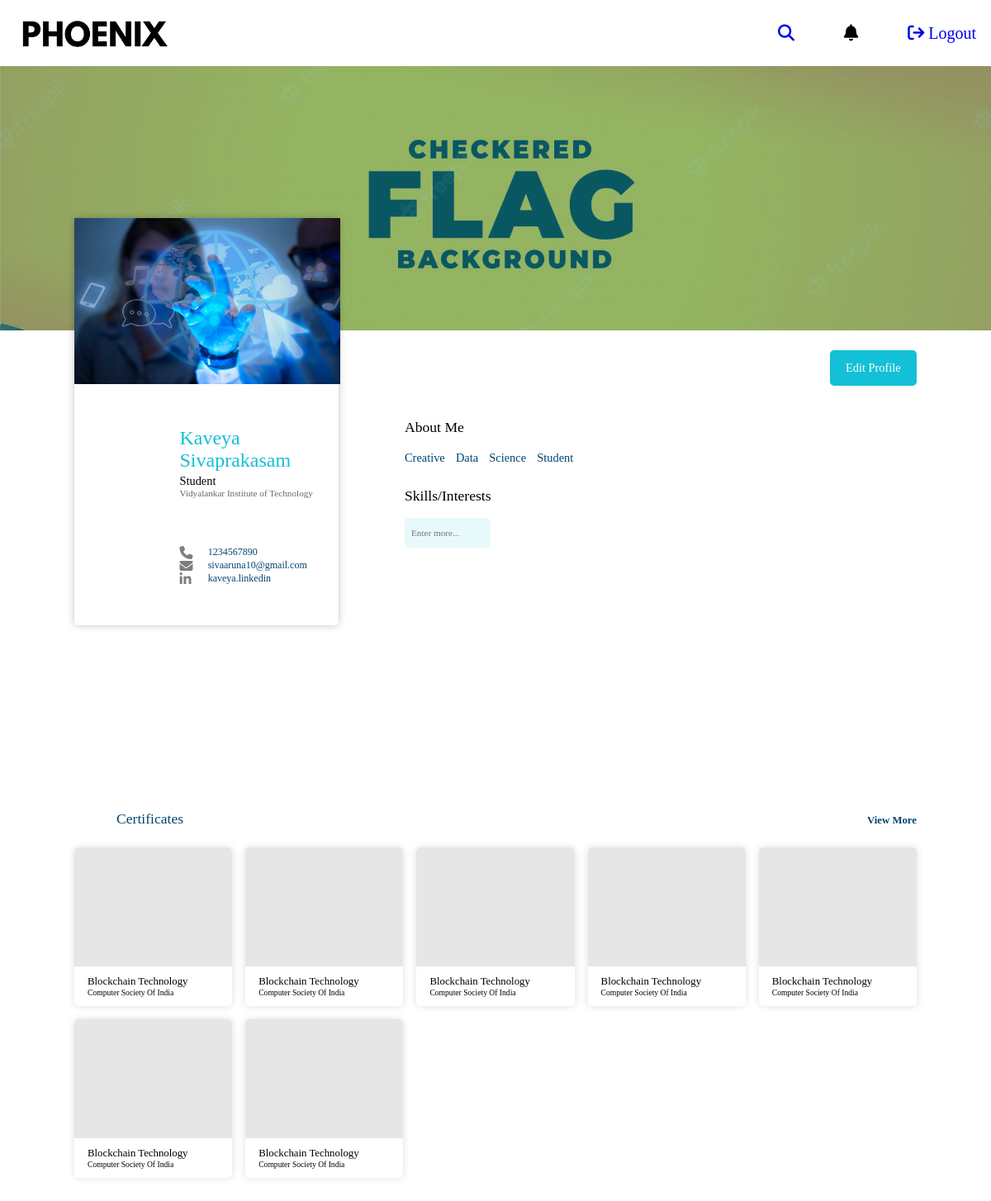
Page /profile/1 (signed in) on the committed database.
### web.py (models this page shows, shortened)
class Client(db.Model):
    id=db.Column(db.Integer, primary_key=True)
    lid=db.Column(db.String(100), db.ForeignKey("login.lid"), nullable=False)
    name = db.Column(db.String(20))
    occupation = db.Column(db.String(20))
    institute= db.Column(db.String(100))
    email = db.Column(db.String(50))
    cover_photo=db.Column(db.String(100))
    profile_photo=db.Column(db.String(100))
    description=db.Column(db.String(5000))
    phoneNo=db.Column(db.Integer)
    linkedin = db.Column(db.String(100))
    gender=db.Column(db.String(100))

### web.py (the view, shortened to what this page needs)
@app.route('/profile/<lid>',methods=['POST','GET'])
def profile(lid):
    skills= ClientInterest.query.filter_by(lid=lid).all()
    client = Client.query.filter_by(lid=session['lid']).first()
    domains=['Artificial Intelligence','Web Developement','Computer Science', 'Machine Learning','Deep Learning','Block Chain','IOE / IOT','Embedded System','Raspberry Pi','Mechanical Robotics','Power Electronics','Antenna','Android','Cloud Computing','Big Data','VLSI','Image Processing','RPA','Cyber Security','Data mining','Industry 4.0','Information Security','Computer Networking','Data Science','Neural Network','Software Engineering']
    notifications=showNotifications(session['lid'])
    return render_template('profilePage.html',client=client, domains=domains, skills=skills, notifications=notifications)

### web.py (called while the page is built)
def showNotifications(lid):
    notifications=db.session.query(Notification).filter_by(lid=lid).all()
    n={}
    for noti in notifications:
        org=db.session.query(Orgdata).filter_by(lid=db.session.query(Event.lid).filter_by(eid=noti.eid).first()[0]).first()
        n[noti]=org
    return n

### templates/profilePage.html (shortened to what this page needs)
<!DOCTYPE html>
<html lang="en">
<head>
    <link rel="stylesheet" href="../static//stylesheet/commonCode.css">
    <link rel="stylesheet" href="../static//stylesheet/profile.css">
    <link rel="stylesheet" href="https://cdnjs.cloudflare.com/ajax/libs/font-awesome/6.1.0/css/all.min.css" />
</head>
<body>
    <div class="main-container-profile">
        <div class="navbar-container">
            <div class="nv-logo" style="display: flex; justify-content: space-between; align-items: center;">
                <img src="../static/images/Logo.png" alt="" >
            </div>
            <div class="nv-links">
                <div class="search-icon"><a href="/search"><i class="fa-solid fa-magnifying-glass"></i></a></div>
                <div class="nv-icons notification-icon"><i class="fa-solid fa-bell"></i>
                </div>
                <a href="/logout" style="text-decoration:none;"><div class="logout-btn"><i class="fa-solid fa-arrow-right-from-bracket"></i> <span class="logout-text">Logout</span> </div></a>
            </div>
        </div>
        <label for="eimg" class="profile-banner-container">
            <div class="profile-banner-background"></div>
            <img class="profile-banner-image" src="../static/images/profile/{{client.cover_photo}}" alt="" style="object-fit: cover; ">
        </label>
        <div class="profile-info-container">
            <div class="profile-info-card-container">
                <div class="card-content-container">
                    <img src="../static/images/profile/{{client.profile_photo}}" alt="" id="profile_photo" style="width: 322px;">
                </div>
                <div class="user-info transition">
                    <div class="user-card-info">
                        <div class="user-card-name">{{client.name}}</div>
                        <div class="user-status">{{client.occupation}}</div>
                        <div class="user-card-institute">{{client.institute}}</div>
                    </div>
                    <div class="user-card-contact">
                        <div class="social-content-container">
                            <div class="user-phone-container social-container"><i class="fa-solid fa-phone"></i> <span class="social-text">{{client.phoneNo}}</span></div>
                            <div class="user-mail-container  social-container"><i class="fa-solid fa-envelope"></i><span class="social-text">{{client.email}}</span></div>
                            <div class="user-linkedin-container social-container"><i class="fa-brands fa-linkedin-in"></i><a class="social-text">{{client.linkedin}}</a></div>
                        </div>
                    </div>
                </div>
            </div>
            <div class="profile-info-content-container">
                <div class="edit-profile-container">
                    <button class="edit-profile-btn">Edit Profile</button>
                </div>
                <div class="user-description-container transition">
                    <div class="desc-container">
                        <div class="desc-heading">About Me</div>
                        <div class="desc-content">{{client.description}}</div>
                    </div>
                    <div class="skills-interest desc-container">
                        <div class="desc-heading">Skills/Interests</div>
                        <div class="skills-tags-container">
                            <form action="{{ url_for('profile',lid=session['lid']) }}" class="skill" id="skill" method="POST" novalidate enctype="multipart/form-data">
                                <input placeholder="Enter more..." type="text" list="domains"
                                name="skill" id="" class="skill-tag skill-tag-input">
                            </form>
                        </div>
                    </div>
                </div>
            </div>
        </div>
        <div class="certificate-container transition">
            <div class="certificate-heading-container">
                <div class="certificate-heading">Certificates</div>
                <div class="view-more">View More</div>
            </div>
            <div class="certificate-card-container">
                <div class="certificate-card">
                    <div class="certificate-photo"></div>
                    <div class="certificate-content">
                        <div class="certificate-card-heading">Blockchain Technology</div>
                        <div class="certificate-institute">Computer Society Of India</div>
                    </div>
                </div>
                <div class="certificate-card">
                    <div class="certificate-photo"></div>
                    <div class="certificate-content">
                        <div class="certificate-card-heading">Blockchain Technology</div>
                        <div class="certificate-institute">Computer Society Of India</div>
                    </div>
                </div>
                <div class="certificate-card">
                    <div class="certificate-photo"></div>
                    <div class="certificate-content">
                        <div class="certificate-card-heading">Blockchain Technology</div>
                        <div class="certificate-institute">Computer Society Of India</div>
                    </div>
                </div>
                <div class="certificate-card">
                    <div class="certificate-photo"></div>
                    <div class="certificate-content">
                        <div class="certificate-card-heading">Blockchain Technology</div>
                        <div class="certificate-institute">Computer Society Of India</div>
                    </div>
                </div>
                <div class="certificate-card">
                    <div class="certificate-photo"></div>
                    <div class="certificate-content">
                        <div class="certificate-card-heading">Blockchain Technology</div>
                        <div class="certificate-institute">Computer Society Of India</div>
                    </div>
                </div>
                <div class="certificate-card">
                    <div class="certificate-photo"></div>
                    <div class="certificate-content">
                        <div class="certificate-card-heading">Blockchain Technology</div>
                        <div class="certificate-institute">Computer Society Of India</div>
                    </div>
                </div>
                <div class="certificate-card">
                    <div class="certificate-photo"></div>
                    <div class="certificate-content">
                        <div class="certificate-card-heading">Blockchain Technology</div>
                        <div class="certificate-institute">Computer Society Of India</div>
                    </div>
                </div>
            </div>
        </div>
    </div>
</body>
</html>

### static/stylesheet/commonCode.css (style rules this page uses)
* { margin: 0; padding: 0; box-sizing: border-box; }
button, .event-card:hover, .view-more, .edit-text { cursor: pointer; }
.navbar-container { display: flex; justify-content: space-between; width: min(97%, 90rem); }
.nv-logo { height: 5rem; display: flex; }
.nv-logo > img { width: 12rem; }
.nv-links { width: 15rem; display: flex; align-items: center; justify-content: space-between; }
.search-icon, .notification-icon, .logout-btn { font-size: 1.25rem; font-family: GothamM; }
.notification-icon { display: flex; flex-direction: column; }
.view-more { font-size: 0.8rem; color: #00446F; font-family: GothamM; font-weight: 700; }

### rows in the picture
Client: cover_photo (picture), profile_photo (picture), name "Kaveya Sivaprakasam", occupation "Student", institute "Vidyalankar Institute of Technology", phoneNo "1234567890", email "sivaaruna10@gmail.com", linkedin "kaveya.linkedin", description "Creative Data Science Student"
